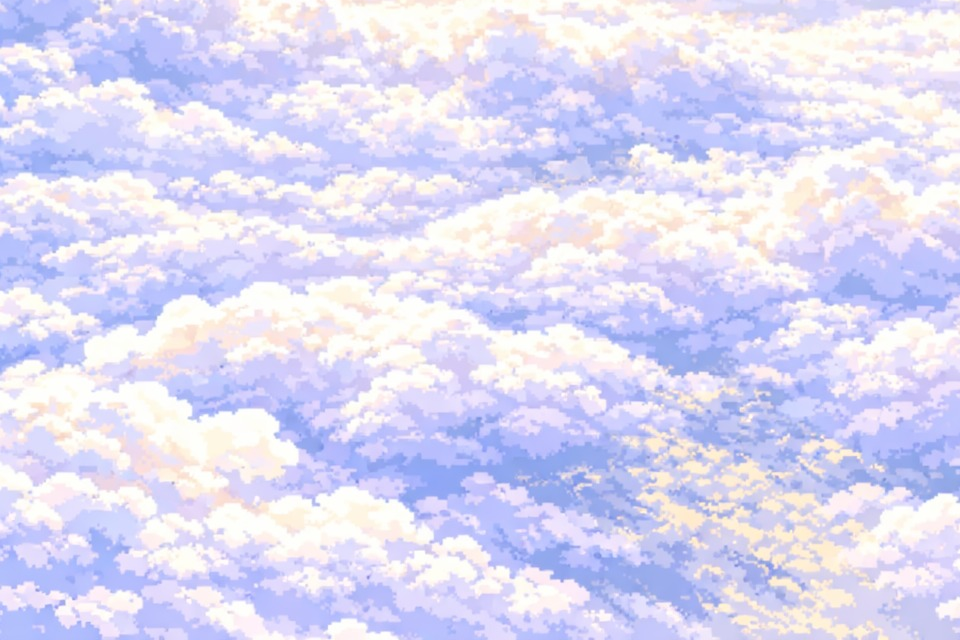

A 2D game scene composited from a Tiled map and its tileset images. What follows is a short description and the map's XML, with every tile layer's data as written:
An orthogonal 30x20 tile map with 32x32 px tiles, 1 tile layer (Capa de patrones 1).

<map version="1.10" tiledversion="1.12.1" orientation="orthogonal" renderorder="right-down" width="30" height="20" tilewidth="32" tileheight="32" infinite="0" nextlayerid="2" nextobjectid="1">
 <tileset firstgid="1" source="MapaCielo.tsx" />
 <layer id="1" name="Capa de patrones 1" width="30" height="20">
  <data encoding="csv">
577,578,579,580,581,582,583,584,585,586,587,588,589,590,591,592,593,594,595,596,597,598,599,600,601,602,603,604,605,606,
625,626,627,628,629,630,631,632,633,634,635,636,637,638,639,640,641,642,643,644,645,646,647,648,649,650,651,652,653,654,
673,674,675,676,677,678,679,680,681,682,683,684,685,686,687,688,689,690,691,692,693,694,695,696,697,698,699,700,701,702,
721,722,723,724,725,726,727,728,729,730,731,732,733,734,735,736,737,738,739,740,741,742,743,744,745,746,747,748,749,750,
769,770,771,772,773,774,775,776,777,778,779,780,781,782,783,784,785,786,787,788,789,790,791,792,793,794,795,796,797,798,
817,818,819,820,821,822,823,824,825,826,827,828,829,830,831,832,833,834,835,836,837,838,839,840,841,842,843,844,845,846,
865,866,867,868,869,870,871,872,873,874,875,876,877,878,879,880,881,882,883,884,885,886,887,888,889,890,891,892,893,894,
913,914,915,916,917,918,919,920,921,922,923,924,925,926,927,928,929,930,931,932,933,934,935,936,937,938,939,940,941,942,
961,962,963,964,965,966,967,968,969,970,971,972,973,974,975,976,977,978,979,980,981,982,983,984,985,986,987,988,989,990,
1009,1010,1011,1012,1013,1014,1015,1016,1017,1018,1019,1020,1021,1022,1023,1024,1025,1026,1027,1028,1029,1030,1031,1032,1033,1034,1035,1036,1037,1038,
1057,1058,1059,1060,1061,1062,1063,1064,1065,1066,1067,1068,1069,1070,1071,1072,1073,1074,1075,1076,1077,1078,1079,1080,1081,1082,1083,1084,1085,1086,
1105,1106,1107,1108,1109,1110,1111,1112,1113,1114,1115,1116,1117,1118,1119,1120,1121,1122,1123,1124,1125,1126,1127,1128,1129,1130,1131,1132,1133,1134,
1153,1154,1155,1156,1157,1158,1159,1160,1161,1162,1163,1164,1165,1166,1167,1168,1169,1170,1171,1172,1173,1174,1175,1176,1177,1178,1179,1180,1181,1182,
1201,1202,1203,1204,1205,1206,1207,1208,1209,1210,1211,1212,1213,1214,1215,1216,1217,1218,1219,1220,1221,1222,1223,1224,1225,1226,1227,1228,1229,1230,
1249,1250,1251,1252,1253,1254,1255,1256,1257,1258,1259,1260,1261,1262,1263,1264,1265,1266,1267,1268,1269,1270,1271,1272,1273,1274,1275,1276,1277,1278,
1297,1298,1299,1300,1301,1302,1303,1304,1305,1306,1307,1308,1309,1310,1311,1312,1313,1314,1315,1316,1317,1318,1319,1320,1321,1322,1323,1324,1325,1326,
1345,1346,1347,1348,1349,1350,1351,1352,1353,1354,1355,1356,1357,1358,1359,1360,1361,1362,1363,1364,1365,1366,1367,1368,1369,1370,1371,1372,1373,1374,
1393,1394,1395,1396,1397,1398,1399,1400,1401,1402,1403,1404,1405,1406,1407,1408,1409,1410,1411,1412,1413,1414,1415,1416,1417,1418,1419,1420,1421,1422,
1441,1442,1443,1444,1445,1446,1447,1448,1449,1450,1451,1452,1453,1454,1455,1456,1457,1458,1459,1460,1461,1462,1463,1464,1465,1466,1467,1468,1469,1470,
1489,1490,1491,1492,1493,1494,1495,1496,1497,1498,1499,1500,1501,1502,1503,1504,1505,1506,1507,1508,1509,1510,1511,1512,1513,1514,1515,1516,1517,1518
</data>
 </layer>
</map>
